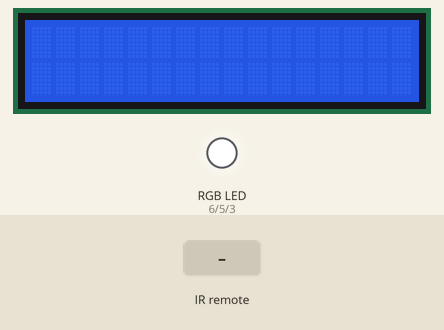
A sketch run on a simulated Arduino Uno, built with avr-gcc and run on an emulated ATmega328P. Parts: 16×2 character LCD, an RGB LED mixed from three pins (HIGH = lit). Inputs (shaded band) come from the test bench.

Above: at 1.2 s.
1.3 s: infrared code 0xFFA857 received
At 1.7 s:
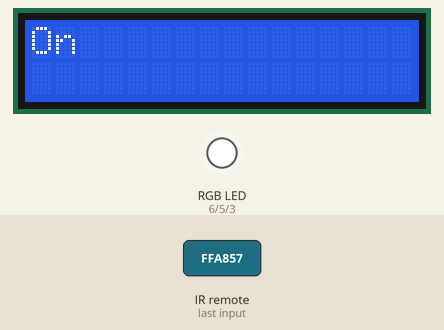
2.8 s: infrared code 0xFFE01F received
At 4.0 s:
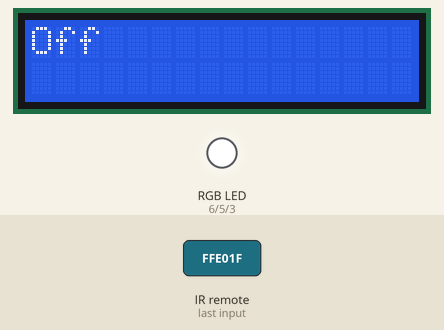
4.3 s: infrared code 0xFF30CF received
At 4.9 s:
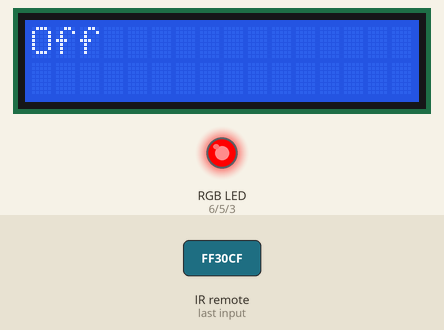
5.8 s: infrared code 0xFF18E7 received
At 6.1 s:
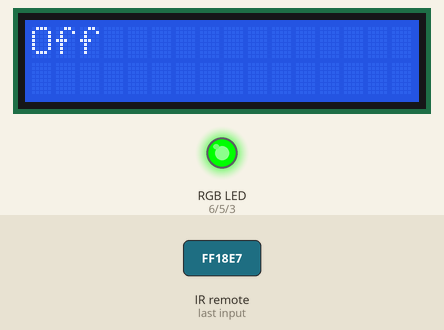
7.3 s: infrared code 0xFF7A85 received
At 8.4 s:
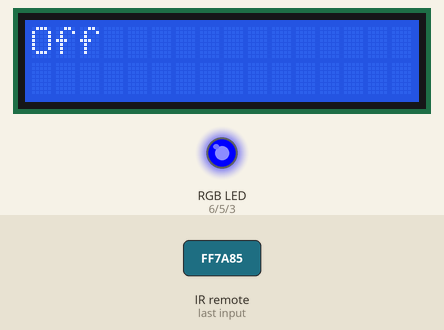
8.8 s: infrared code 0xFF906F received
At 9.7 s:
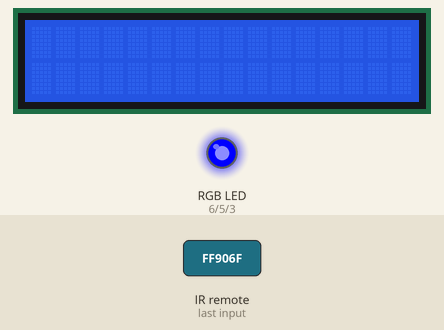
Timing chart, 0 to 11.3 s (numbered marks = the images above; inputs shaded):
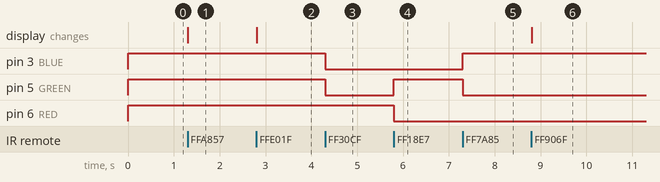

The sketch:

irSensor.ino
```cpp
#include <IRremote.h>
#include <Wire.h>
#include <LiquidCrystal_I2C.h>

LiquidCrystal_I2C lcd(0x27, 16, 2);  //  define the lcd screen

int pinIR = 11;  //  define what pin the IR reads
int irVal;  //  define an integer to store the ir values
int RED = 6;  //  define the pin for the red color of the rgb led
int GREEN = 5;  //  define the pin for the green color of the rgb led
int BLUE = 3;  //  define the pin for the blue color of the rgb led

IRrecv irrecv(pinIR);  //  define the IR sensor
decode_results results;  // way to get the results??

void setup() {
  pinMode(RED, OUTPUT);
  pinMode(GREEN, OUTPUT);
  pinMode(BLUE, OUTPUT);

  digitalWrite(RED, HIGH);
  digitalWrite(GREEN, HIGH);
  digitalWrite(BLUE, HIGH);

  lcd.begin();  //  Start the lcd
  lcd.clear();  // Clear the lcd screen
  lcd.backlight();
  irrecv.enableIRIn();  //  Start the IR sensor
}

void loop() {
  //  Get the Results
  if (irrecv.decode(&results)){
    // If the '+' button is pushed, prints on lcd 'On'
    if (results.value == 16754775) {
      lcd.setCursor(0,0);
      lcd.clear();
      lcd.print("On");
      delay(200);
      irrecv.resume();
    }
    // If the '-' button is pushed, prints on lcd 'Off'
    else if (results.value == 16769055) {
      lcd.setCursor(0,1);
      lcd.clear();
      lcd.print("Off");
      delay(200);
      irrecv.resume();
    }
    // If the '1' button is pushed, makes the rgb led Red
    else if ( results.value == 16724175) {
      setColor(255, 0, 0);
      delay(200);
      irrecv.resume();
    }
    // If the '2' button is pushed, makes the rgb led Green
    else if (results.value == 16718055) {
      setColor(0, 255, 0);
      delay(200);
      irrecv.resume();
    }
    // If the '3' button is pushed, makes the rgb led Blue
    else if (results.value == 16743045) {
      setColor(0, 0, 255);
      delay(200);
      irrecv.resume();
    }
    // If the 'EQ' button is pushed, clears the lcd screen
    else if (results.value == 16748655) {
      lcd.clear();
      delay(200);
      irrecv.resume();
    }
  }
}

void setColor(int red, int green, int blue) {
  digitalWrite(RED, red);
  digitalWrite(GREEN, green);
  digitalWrite(BLUE, blue);
}
```

Measured:
- after the input at 1.3 s, the display: changes at once (image 1)
- after the input at 2.8 s, the display: changes at once (image 2)
- after the input at 4.3 s, pin 3 (BLUE), pin 5 (GREEN): HIGH → LOW at once
- after the input at 5.8 s, pin 5 (GREEN): LOW → HIGH at once; pin 6 (RED): HIGH → LOW at once
- after the input at 7.3 s, pin 3 (BLUE): LOW → HIGH at once; pin 5 (GREEN): HIGH → LOW at once
- after the input at 8.8 s, the display: changes at once (image 6)
